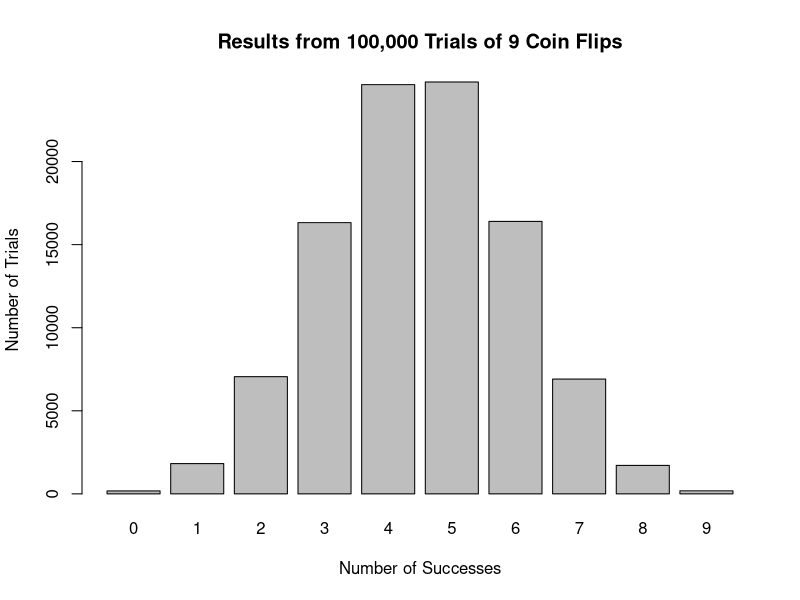
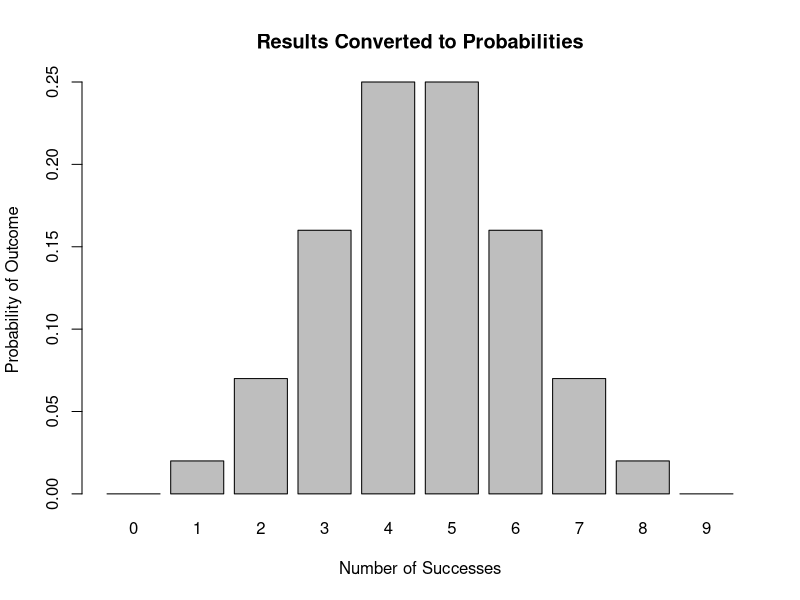

Source code (R) for these figures, in order:
## ---- chunk 1

# flip a fair coin nine times
CoinFlipResults <- rbinom(9, 1, 0.5)

# display the coin flip results
print(CoinFlipResults)

# repeat this process 100,000 times
CoinFlipResults <- rbinom(100000, 9, 0.5)

# display the coin flip results
print(table(CoinFlipResults))

## ---- chunk 2

# summarize the results in a barplot
barplot(table(CoinFlipResults),
        main = "Results from 100,000 Trials of 9 Coin Flips",
        xlab = "Number of Successes",
        ylab = "Number of Trials")

# convert to probabilities and plot again
barplot(round(table(CoinFlipResults) / sum(table(CoinFlipResults)), 2),
        main = "Results Converted to Probabilities",
        xlab = "Number of Successes",
        ylab = "Probability of Outcome")

## ---- chunk 3

# create the structure of the table
StatsTestResults <- matrix(nrow = 3, ncol = 3)
row.names(StatsTestResults) <- c("Pass", "Fail", "Total")
colnames(StatsTestResults) <- c("College", "HighSchool", "Total")

# enter the marginal totals
StatsTestResults[1, 3] <- 80 # number of students that passed
StatsTestResults[2, 3] <- 20 # number of students that failed
StatsTestResults[3, 1] <- 50 # number of college students
StatsTestResults[3, 2] <- 50 # number of high school students
StatsTestResults[3, 3] <- 100 # total number of students
                           
# show the table
print.table(StatsTestResults)

# 3 college students failed the test
StatsTestResults[2, 1] <- 3

# show the table
print.table(StatsTestResults)

# solve for the remaining information
StatsTestResults[1, 1] <- 47 # number of college students that passed
StatsTestResults[1, 2] <- 33 # number of high school studnets that passed
StatsTestResults[2, 2] <- 17 # number of high school students that failed

# show the final table
print.table(StatsTestResults)

# convert the table to probalities
print.table(StatsTestResults / 100, digits = 2)

## ---- chunk 4

# create the structure of the table
Homes <- matrix(nrow = 3, ncol = 3)
row.names(Homes) <- c("Pass", "Fail", "Total")
colnames(Homes) <- c("DefaultYes", "DefaultNo", "Total")

# fill out the information in the table
Homes[3, 3] <- 100000 # total number of homes in the experiment
Homes[1, 3] <- 93935 # number of homes that pass the test
Homes[2, 3] <- 6065 # number of homes that fail the test
Homes[2, 2] <- 5996 # number of homes that fail and are not defaulting
Homes[2, 1] <- 69 # number of homes that fail and are defaulting
Homes[3, 1] <- 71 # typical number of homes that default
Homes[1, 1] <- 2 # number of homes that pass the test and are defaulting
Homes[1, 2] <- 93933 # number of homes that pass the test and are not defaulting
Homes[3, 2] <- 99929 # total number of homes that are not defaulting

# print out the table
print.table(Homes)

# convert to probabilities
print.table(Homes / 100000, digits = 5)

# what percent of customers both pass and do not default?
Homes[1, 2] / 1000

## ---- chunk 5

# filter down to just the failed test row
NewHomes <- Homes[2, ]

# show the results
NewHomes

# convert to probabilities
NewHomes <- round(NewHomes / NewHomes[3], 2)

# show the results
NewHomes

# what is the probability that this customer will default?
NewHomes[1]

